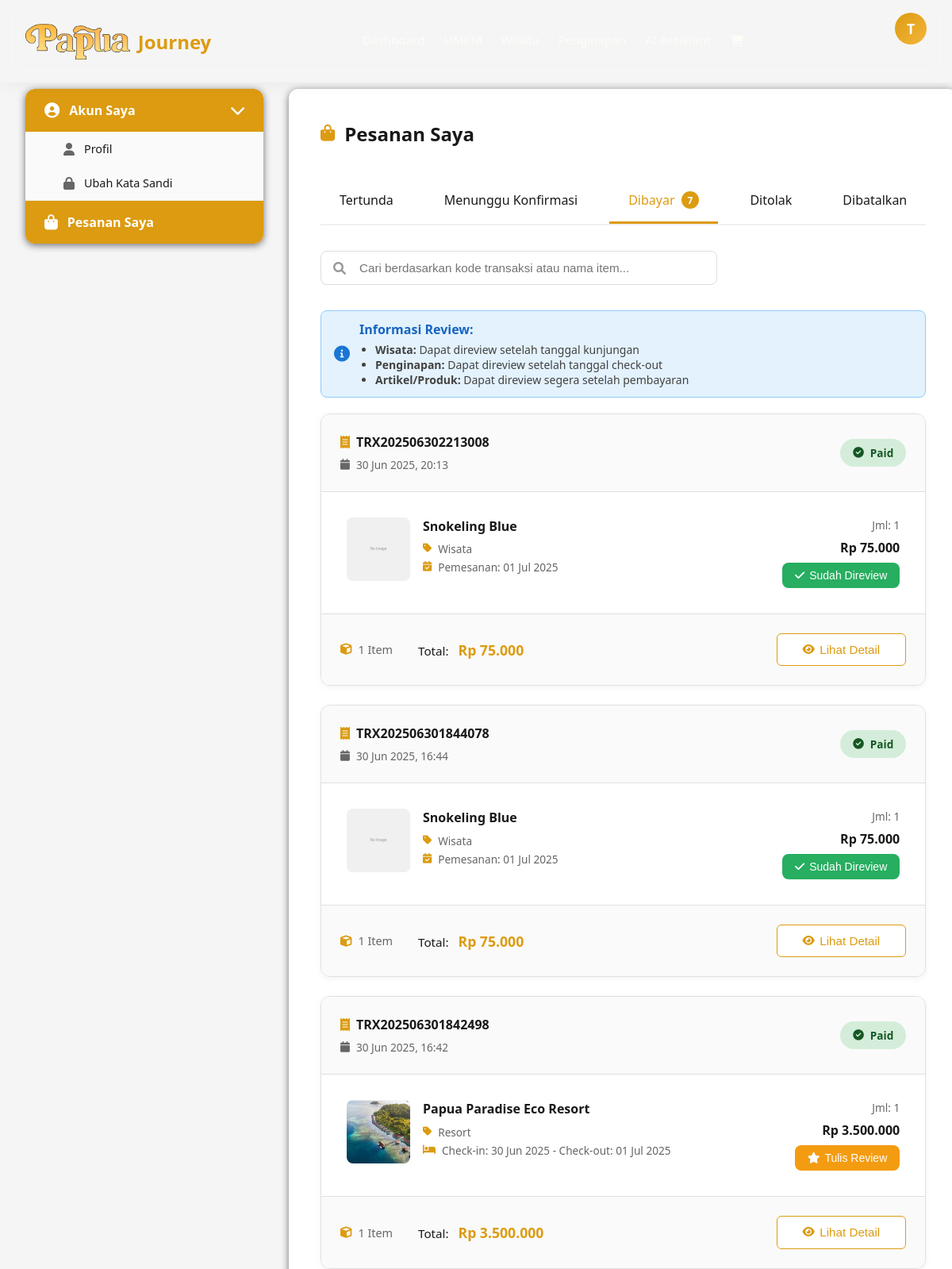
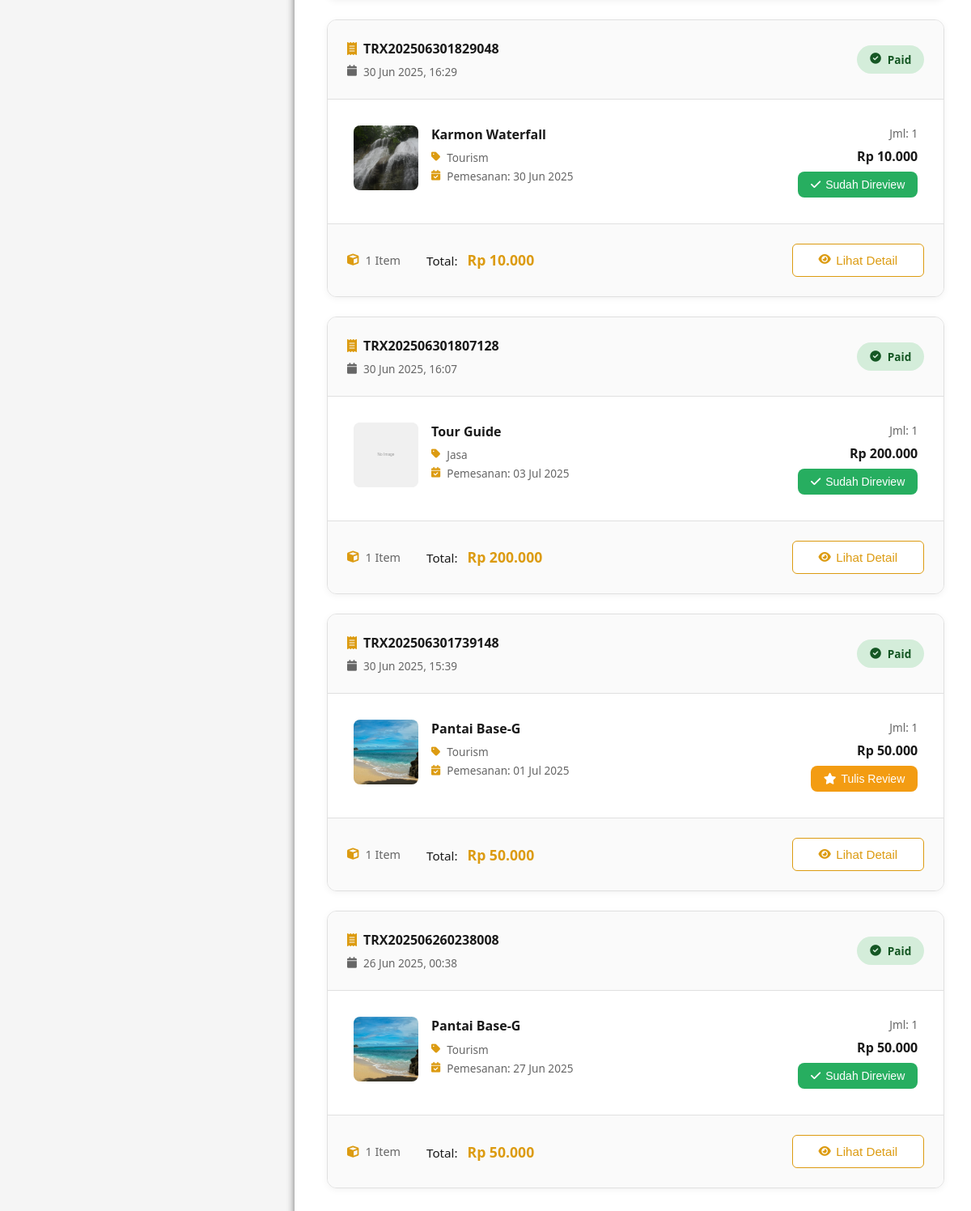
The app's page /users/account/my_orders.php?tab=paid (signed in) with its own data (2 pictures, top to bottom).
### tables this page shows
CREATE TABLE `transaksi` (
  `id` int(11) NOT NULL,
  `user_id` int(11) NOT NULL,
  `transaction_code` varchar(20) NOT NULL,
  `total_amount` decimal(10,2) NOT NULL,
  `payment_status` enum('pending','awaiting_confirmation','paid','rejected','cancelled') DEFAULT 'pending',
  `payment_method` varchar(50) DEFAULT NULL,
  `payment_proof` varchar(255) DEFAULT NULL,
  `user_payment_date` datetime DEFAULT NULL,
  `payment_confirmed_at` datetime DEFAULT NULL,
  `payment_confirmed_by` int(11) DEFAULT NULL,
  `payment_date` datetime DEFAULT NULL,
  `created_at` timestamp NOT NULL DEFAULT current_timestamp(),
  `updated_at` timestamp NOT NULL DEFAULT current_timestamp() ON UPDATE current_timestamp()
);

CREATE TABLE `transaksi_items` (
  `id` int(11) NOT NULL,
  `transaksi_id` int(11) NOT NULL,
  `item_type` enum('wisata','penginapan','artikel') NOT NULL,
  `item_id` int(11) NOT NULL,
  `item_name` varchar(255) NOT NULL,
  `quantity` int(11) NOT NULL,
  `price_per_unit` decimal(10,2) NOT NULL,
  `subtotal` decimal(10,2) NOT NULL,
  `booking_date` date DEFAULT NULL,
  `checkin_date` date DEFAULT NULL,
  `checkout_date` date DEFAULT NULL,
  `notes` text DEFAULT NULL
);

### users/account/my_orders.php (the view, shortened to what the rows shown need)
<?php
$user_id = $_SESSION['user_id'];
$active_tab = isset($_GET['tab']) ? $_GET['tab'] : 'pending';
function formatPrice($price) {
    return 'Rp ' . number_format($price, 0, ',', '.');
}
function formatDate($date) {
    return date('d M Y, H:i', strtotime($date));
}
function getStatusBadge($status) {
    $badges = [
        'pending' => ['color' => 'warning', 'icon' => 'clock', 'text' => 'Pending'],
        'awaiting_confirmation' => ['color' => 'info', 'icon' => 'hourglass-half', 'text' => 'Awaiting Confirmation'],
        'paid' => ['color' => 'success', 'icon' => 'check-circle', 'text' => 'Paid'],
        'rejected' => ['color' => 'danger', 'icon' => 'times-circle', 'text' => 'Rejected'],
        'cancelled' => ['color' => 'secondary', 'icon' => 'ban', 'text' => 'Cancelled']
    ];
    $badge = $badges[$status] ?? $badges['pending'];
    return sprintf(
        '<span class="status-badge badge-%s"><i class="fas fa-%s"></i> %s</span>',
        $badge['color'],
        $badge['icon'],
        $badge['text']
    );
}
$db = getDbConnection();
$orders_stmt = $db->prepare("
    SELECT
        t.id,
        t.transaction_code,
        t.total_amount,
        t.payment_status,
        t.payment_method,
        t.created_at,
        t.payment_proof,
        t.user_payment_date,
        t.payment_confirmed_at
    FROM transaksi t
    WHERE t.user_id = ? AND t.payment_status = ?
    ORDER BY t.created_at DESC
");
$orders_stmt->bind_param("is", $user_id, $active_tab);
$orders_stmt->execute();
$orders_result = $orders_stmt->get_result();
$orders = [];
while ($order = $orders_result->fetch_assoc()) {
    $items_stmt = $db->prepare("
        SELECT
            ti.*,
            COALESCE(
                ti.item_name,
                CASE
                    WHEN ti.item_type = 'wisata' THEN w.judul
                    WHEN ti.item_type = 'penginapan' THEN p.judul
                    WHEN ti.item_type = 'artikel' THEN a.judul
                END
            ) as item_title,
            CASE
                WHEN ti.item_type = 'wisata' THEN w.photo
                WHEN ti.item_type = 'penginapan' THEN p.photo
                WHEN ti.item_type = 'artikel' THEN a.gambar
            END as item_image,
            CASE
                WHEN ti.item_type = 'wisata' THEN 'Tourism'
                WHEN ti.item_type = 'penginapan' THEN p.tipe
                WHEN ti.item_type = 'artikel' THEN a.kategori
            END as item_category,
            r.id as review_id,
            r.rating as review_rating
        FROM transaksi_items ti
        LEFT JOIN wisata w ON ti.item_type = 'wisata' AND ti.item_id = w.id
        LEFT JOIN penginapan p ON ti.item_type = 'penginapan' AND ti.item_id = p.id
        LEFT JOIN artikel a ON ti.item_type = 'artikel' AND ti.item_id = a.id
        LEFT JOIN reviews r ON r.transaksi_id = ti.transaksi_id
            AND r.item_type = ti.item_type
            AND r.item_id = ti.item_id
            AND r.user_id = ?
        WHERE ti.transaksi_id = ?
    ");
    $items_stmt->bind_param("ii", $user_id, $order['id']);
    $items_stmt->execute();
    $items_result = $items_stmt->get_result();
    $order['items'] = [];
    while ($item = $items_result->fetch_assoc()) {
        $order['items'][] = $item;
    }
    $orders[] = $order;
}
?>
<!DOCTYPE html>
<html lang="id">
<head>
    <link rel="stylesheet" href="my_orders.css">
    <link rel="stylesheet" href="../../assets/css/reviews.css">
    <link href="https://cdnjs.cloudflare.com/ajax/libs/font-awesome/6.0.0/css/all.min.css" rel="stylesheet">
</head>
<body>
    <?php include '../components/navbar.php'; ?>
    <div class="container">
        <div class="account-wrapper">
            <div class="content-area">
                <h2 class="section-title">
                    <i class="fas fa-shopping-bag"></i> Pesanan Saya
                </h2>
                <div class="orders-container" id="ordersContainer">
                    <?php if (empty($orders)): ?>
                        <div class="empty-state">
                            <i class="fas fa-shopping-basket"></i>
                            <h3>Tidak ada pesanan</h3>
                            <p>Anda tidak memiliki pesanan dengan status <?php echo str_replace('_', ' ', $active_tab); ?>.</p>
                            <a href="../wisata/userwisata.php" class="btn btn-primary">
                                <i class="fas fa-shopping-cart"></i><span>Mulai Belanja</span>
                            </a>
                        </div>
                    <?php else: ?>
                        <?php foreach ($orders as $order): ?>
                            <div class="order-card" data-search="<?php echo strtolower($order['transaction_code']); ?>">
                                <div class="order-header">
                                    <div class="order-info">
                                        <div class="transaction-code">
                                            <i class="fas fa-receipt"></i>
                                            <strong><?php echo htmlspecialchars($order['transaction_code']); ?></strong>
                                        </div>
                                        <div class="order-date">
                                            <i class="fas fa-calendar"></i>
                                            <?php echo formatDate($order['created_at']); ?>
                                        </div>
                                    </div>
                                    <div class="order-status">
                                        <?php echo getStatusBadge($order['payment_status']); ?>
                                    </div>
                                </div>
                                <div class="order-items">
                                    <?php foreach ($order['items'] as $item): ?>
                                        <div class="order-item" data-search="<?php echo strtolower($item['item_title'] ?? ''); ?>">
                                            <div class="item-image">
                                                <?php
                                                $image_path = '';
                                                $default_image = '../../assets/images/placeholder.svg';
                                                if ($item['item_type'] == 'wisata' && $item['item_image']) {
                                                    $image_path = '../../uploads/' . $item['item_image'];
                                                } elseif ($item['item_type'] == 'penginapan' && $item['item_image']) {
                                                    $image_path = '../../uploads/' . $item['item_image'];
                                                } elseif ($item['item_type'] == 'artikel' && $item['item_image']) {
                                                    $image_path = '../../uploads/' . $item['item_image'];
                                                }
                                                if (!file_exists($image_path) || empty($image_path)) {
                                                    $image_path = $default_image;
                                                }
                                                ?>
                                                <img src="<?php echo htmlspecialchars($image_path); ?>"
                                                     alt="<?php echo htmlspecialchars($item['item_title'] ?? 'Product'); ?>"
                                                     onerror="this.src='../../assets/images/placeholder.svg'">
                                            </div>
                                            <div class="item-details">
                                                <h4><?php echo htmlspecialchars($item['item_title'] ?? 'Unknown Item'); ?></h4>
                                                <p class="item-category">
                                                    <i class="fas fa-tag"></i>
                                                    <?php echo ucfirst(htmlspecialchars($item['item_category'] ?? $item['item_type'])); ?>
                                                </p>
                                                <?php if ($item['booking_date'] && $item['booking_date'] != '0000-00-00'): ?>
                                                <p class="item-date">
                                                        <i class="fas fa-calendar-check"></i>
                                                        Pemesanan: <?php echo date('d M Y', strtotime($item['booking_date'])); ?>
                                                    </p>
                                                <?php endif; ?>
                                                <?php if ($item['checkin_date'] && $item['checkout_date']): ?>
                                                    <p class="item-date">
                                                        <i class="fas fa-bed"></i>
                                                        Check-in: <?php echo date('d M Y', strtotime($item['checkin_date'])); ?> -
                                                        Check-out: <?php echo date('d M Y', strtotime($item['checkout_date'])); ?>
                                                    </p>
                                                <?php endif; ?>
                                            </div>
                                            <div class="item-pricing">
                                                <p class="quantity">Jml: <?php echo $item['quantity']; ?></p>
                                                <p class="price"><?php echo formatPrice($item['subtotal']); ?></p>
                                                <?php
                                                if ($order['payment_status'] == 'paid') {
                                                    $can_review = false;
                                                    $current_date = date('Y-m-d');
                                                    if ($item['item_type'] == 'wisata' && $item['booking_date']) {
                                                        $can_review = $current_date >= $item['booking_date'];
                                                    } elseif ($item['item_type'] == 'penginapan' && $item['checkout_date']) {
                                                        $can_review = $current_date >= $item['checkout_date'];
                                                    } elseif ($item['item_type'] == 'artikel') {
                                                        $can_review = true;
                                                    }
                                                    if ($item['review_id']) {
                                                        echo '<button class="review-btn reviewed" disabled>';
                                                        echo '<i class="fas fa-check"></i> Sudah Direview';
                                                        echo '</button>';
                                                    } elseif ($can_review) {
                                                        $item_image = $image_path;
                                                        echo '<button class="review-btn" onclick="openReviewModal(';
                                                        echo $order['id'] . ', ';
                                                        echo "'" . $item['item_type'] . "', ";
                                                        echo $item['item_id'] . ', ';
                                                        echo "'" . htmlspecialchars($item['item_title'] ?? 'Unknown Item', ENT_QUOTES) . "', ";
                                                        echo "'" . htmlspecialchars($item_image, ENT_QUOTES) . "'";
                                                        echo ')">';
                                                        echo '<i class="fas fa-star"></i> Tulis Review';
                                                        echo '</button>';
                                                    }
                                                }
                                                ?>
                                            </div>
                                        </div>
                                    <?php endforeach; ?>
                                </div>
                                <div class="order-footer">
                                    <div class="order-summary">
                                        <span class="total-items">
                                            <i class="fas fa-cube"></i>
                                            <?php echo count($order['items']); ?> Item
                                        </span>
                                        <span class="total-amount">
                                            Total: <strong><?php echo formatPrice($order['total_amount']); ?></strong>
                                        </span>
                                    </div>
                                    <div class="order-actions">
                                        <button class="btn btn-outline" onclick="viewOrderDetails('<?php echo htmlspecialchars($order['transaction_code']); ?>')">
                                            <i class="fas fa-eye"></i><span>Lihat Detail</span>
                                        </button>
                                    </div>
                                </div>
                            </div>
                        <?php endforeach; ?>
                    <?php endif; ?>
                </div>
            </div>
        </div>
    </div>
</body>
</html>

### records on screen
transaksi: transaction_code "TRX202506302213008", created_at "30 Jun 2025, 20:13", payment_status "Paid", count($order['items']) "1", total_amount "Rp 75.000"
transaksi_items: item_title "Snokeling Blue", item_category "Wisata", booking_date "01 Jul 2025", quantity "1", subtotal "Rp 75.000", shows "Sudah Direview"
transaksi: transaction_code "TRX202506301844078", created_at "30 Jun 2025, 16:44", payment_status "Paid", count($order['items']) "1", total_amount "Rp 75.000"
transaksi_items: item_title "Snokeling Blue", item_category "Wisata", booking_date "01 Jul 2025", quantity "1", subtotal "Rp 75.000", shows "Sudah Direview"
transaksi: transaction_code "TRX202506301842498", created_at "30 Jun 2025, 16:42", payment_status "Paid", count($order['items']) "1", total_amount "Rp 3.500.000"
transaksi_items: shows a picture, item_title "Papua Paradise Eco Resort", item_category "Resort", checkin_date "30 Jun 2025", checkout_date "01 Jul 2025", quantity "1", subtotal "Rp 3.500.000"
transaksi: transaction_code "TRX202506301829048", created_at "30 Jun 2025, 16:29", payment_status "Paid", count($order['items']) "1", total_amount "Rp 10.000"
transaksi_items: shows a picture, item_title "Karmon Waterfall", item_category "Tourism", booking_date "30 Jun 2025", quantity "1", subtotal "Rp 10.000", shows "Sudah Direview"
transaksi: transaction_code "TRX202506301807128", created_at "30 Jun 2025, 16:07", payment_status "Paid", count($order['items']) "1", total_amount "Rp 200.000"
transaksi_items: item_title "Tour Guide", item_category "Jasa", booking_date "03 Jul 2025", quantity "1", subtotal "Rp 200.000", shows "Sudah Direview"
transaksi: transaction_code "TRX202506301739148", created_at "30 Jun 2025, 15:39", payment_status "Paid", count($order['items']) "1", total_amount "Rp 50.000"
transaksi_items: item_title "Pantai Base-G", item_category "Tourism", booking_date "01 Jul 2025", quantity "1", subtotal "Rp 50.000"
transaksi: transaction_code "TRX202506260238008", created_at "26 Jun 2025, 00:38", payment_status "Paid", count($order['items']) "1", total_amount "Rp 50.000"
transaksi_items: item_title "Pantai Base-G", item_category "Tourism", booking_date "27 Jun 2025", quantity "1", subtotal "Rp 50.000", shows "Sudah Direview"

### other values on screen
substr($user_name, 0, 1) "T"
$status_counts['paid'] "7"
